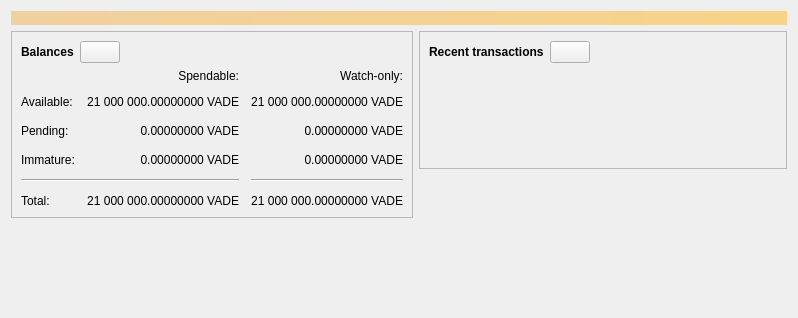
<?xml version="1.0" encoding="UTF-8"?>
<ui version="4.0">
 <class>OverviewPage</class>
 <widget class="QWidget" name="OverviewPage">
  <property name="geometry">
   <rect>
    <x>0</x>
    <y>0</y>
    <width>798</width>
    <height>318</height>
   </rect>
  </property>
  <property name="windowTitle">
   <string>Form</string>
  </property>
  <layout class="QVBoxLayout" name="topLayout">
   <item>
    <widget class="QLabel" name="labelAlerts">
     <property name="visible">
      <bool>false</bool>
     </property>
     <property name="styleSheet">
      <string notr="true">QLabel { background-color: qlineargradient(x1: 0, y1: 0, x2: 1, y2: 0, stop:0 #F0D0A0, stop:1 #F8D488); color:#000000; }</string>
     </property>
     <property name="wordWrap">
      <bool>true</bool>
     </property>
     <property name="margin">
      <number>3</number>
     </property>
     <property name="textInteractionFlags">
      <set>Qt::TextSelectableByMouse</set>
     </property>
    </widget>
   </item>
   <item>
    <layout class="QHBoxLayout" name="horizontalLayout" stretch="1,1">
     <item>
      <layout class="QVBoxLayout" name="verticalLayout_2">
       <item>
        <widget class="QFrame" name="frame">
         <property name="frameShape">
          <enum>QFrame::StyledPanel</enum>
         </property>
         <property name="frameShadow">
          <enum>QFrame::Raised</enum>
         </property>
         <layout class="QVBoxLayout" name="verticalLayout_4">
          <item>
           <layout class="QHBoxLayout" name="horizontalLayout_4">
            <item>
             <widget class="QLabel" name="label_5">
              <property name="font">
               <font>
                <weight>75</weight>
                <bold>true</bold>
               </font>
              </property>
              <property name="text">
               <string>Balances</string>
              </property>
             </widget>
            </item>
            <item>
             <widget class="QPushButton" name="labelWalletStatus">
              <property name="enabled">
               <bool>true</bool>
              </property>
              <property name="maximumSize">
               <size>
                <width>45</width>
                <height>16777215</height>
               </size>
              </property>
              <property name="toolTip">
               <string>The displayed information may be out of date. Your wallet automatically synchronizes with the Vadercoin network after a connection is established, but this process has not completed yet.</string>
              </property>
              <property name="text">
               <string/>
              </property>
              <property name="icon">
               <iconset resource="../vadercoin.qrc">
                <normaloff>:/icons/warning</normaloff>
                <disabledoff>:/icons/warning</disabledoff>:/icons/warning</iconset>
              </property>
              <property name="iconSize">
               <size>
                <width>24</width>
                <height>24</height>
               </size>
              </property>
             </widget>
            </item>
            <item>
             <spacer name="horizontalSpacer_3">
              <property name="orientation">
               <enum>Qt::Horizontal</enum>
              </property>
              <property name="sizeHint" stdset="0">
               <size>
                <width>40</width>
                <height>20</height>
               </size>
              </property>
             </spacer>
            </item>
           </layout>
          </item>
          <item>
           <layout class="QGridLayout" name="gridLayout">
            <property name="spacing">
             <number>12</number>
            </property>
            <item row="2" column="2">
             <widget class="QLabel" name="labelWatchPending">
              <property name="cursor">
               <cursorShape>IBeamCursor</cursorShape>
              </property>
              <property name="toolTip">
               <string>Unconfirmed transactions to watch-only addresses</string>
              </property>
              <property name="text">
               <string notr="true">0.00000000 VADE</string>
              </property>
              <property name="alignment">
               <set>Qt::AlignRight|Qt::AlignTrailing|Qt::AlignVCenter</set>
              </property>
              <property name="textInteractionFlags">
               <set>Qt::LinksAccessibleByMouse|Qt::TextSelectableByKeyboard|Qt::TextSelectableByMouse</set>
              </property>
             </widget>
            </item>
            <item row="2" column="1">
             <widget class="QLabel" name="labelUnconfirmed">
              <property name="cursor">
               <cursorShape>IBeamCursor</cursorShape>
              </property>
              <property name="toolTip">
               <string>Total of transactions that have yet to be confirmed, and do not yet count toward the spendable balance</string>
              </property>
              <property name="text">
               <string notr="true">0.00000000 VADE</string>
              </property>
              <property name="alignment">
               <set>Qt::AlignRight|Qt::AlignTrailing|Qt::AlignVCenter</set>
              </property>
              <property name="textInteractionFlags">
               <set>Qt::LinksAccessibleByMouse|Qt::TextSelectableByKeyboard|Qt::TextSelectableByMouse</set>
              </property>
             </widget>
            </item>
            <item row="3" column="2">
             <widget class="QLabel" name="labelWatchImmature">
              <property name="cursor">
               <cursorShape>IBeamCursor</cursorShape>
              </property>
              <property name="toolTip">
               <string>Mined balance in watch-only addresses that has not yet matured</string>
              </property>
              <property name="text">
               <string notr="true">0.00000000 VADE</string>
              </property>
              <property name="alignment">
               <set>Qt::AlignRight|Qt::AlignTrailing|Qt::AlignVCenter</set>
              </property>
              <property name="textInteractionFlags">
               <set>Qt::LinksAccessibleByMouse|Qt::TextSelectableByKeyboard|Qt::TextSelectableByMouse</set>
              </property>
             </widget>
            </item>
            <item row="4" column="0" colspan="2">
             <widget class="Line" name="line">
              <property name="orientation">
               <enum>Qt::Horizontal</enum>
              </property>
             </widget>
            </item>
            <item row="4" column="2">
             <widget class="Line" name="lineWatchBalance">
              <property name="sizePolicy">
               <sizepolicy hsizetype="Preferred" vsizetype="Fixed">
                <horstretch>0</horstretch>
                <verstretch>0</verstretch>
               </sizepolicy>
              </property>
              <property name="minimumSize">
               <size>
                <width>140</width>
                <height>0</height>
               </size>
              </property>
              <property name="orientation">
               <enum>Qt::Horizontal</enum>
              </property>
             </widget>
            </item>
            <item row="5" column="0">
             <widget class="QLabel" name="labelTotalText">
              <property name="text">
               <string>Total:</string>
              </property>
             </widget>
            </item>
            <item row="3" column="1">
             <widget class="QLabel" name="labelImmature">
              <property name="cursor">
               <cursorShape>IBeamCursor</cursorShape>
              </property>
              <property name="toolTip">
               <string>Mined balance that has not yet matured</string>
              </property>
              <property name="text">
               <string notr="true">0.00000000 VADE</string>
              </property>
              <property name="alignment">
               <set>Qt::AlignRight|Qt::AlignTrailing|Qt::AlignVCenter</set>
              </property>
              <property name="textInteractionFlags">
               <set>Qt::LinksAccessibleByMouse|Qt::TextSelectableByKeyboard|Qt::TextSelectableByMouse</set>
              </property>
             </widget>
            </item>
            <item row="2" column="3">
             <spacer name="horizontalSpacer_2">
              <property name="orientation">
               <enum>Qt::Horizontal</enum>
              </property>
              <property name="sizeHint" stdset="0">
               <size>
                <width>40</width>
                <height>20</height>
               </size>
              </property>
             </spacer>
            </item>
            <item row="3" column="0">
             <widget class="QLabel" name="labelImmatureText">
              <property name="text">
               <string>Immature:</string>
              </property>
             </widget>
            </item>
            <item row="5" column="1">
             <widget class="QLabel" name="labelTotal">
              <property name="cursor">
               <cursorShape>IBeamCursor</cursorShape>
              </property>
              <property name="toolTip">
               <string>Your current total balance</string>
              </property>
              <property name="text">
               <string notr="true">21 000 000.00000000 VADE</string>
              </property>
              <property name="alignment">
               <set>Qt::AlignRight|Qt::AlignTrailing|Qt::AlignVCenter</set>
              </property>
              <property name="textInteractionFlags">
               <set>Qt::LinksAccessibleByMouse|Qt::TextSelectableByKeyboard|Qt::TextSelectableByMouse</set>
              </property>
             </widget>
            </item>
            <item row="5" column="2">
             <widget class="QLabel" name="labelWatchTotal">
              <property name="cursor">
               <cursorShape>IBeamCursor</cursorShape>
              </property>
              <property name="toolTip">
               <string>Current total balance in watch-only addresses</string>
              </property>
              <property name="text">
               <string notr="true">21 000 000.00000000 VADE</string>
              </property>
              <property name="alignment">
               <set>Qt::AlignRight|Qt::AlignTrailing|Qt::AlignVCenter</set>
              </property>
              <property name="textInteractionFlags">
               <set>Qt::LinksAccessibleByMouse|Qt::TextSelectableByKeyboard|Qt::TextSelectableByMouse</set>
              </property>
             </widget>
            </item>
            <item row="0" column="2">
             <widget class="QLabel" name="labelWatchonly">
              <property name="text">
               <string>Watch-only:</string>
              </property>
              <property name="alignment">
               <set>Qt::AlignRight|Qt::AlignTrailing|Qt::AlignVCenter</set>
              </property>
             </widget>
            </item>
            <item row="1" column="0">
             <widget class="QLabel" name="labelBalanceText">
              <property name="text">
               <string>Available:</string>
              </property>
             </widget>
            </item>
            <item row="1" column="1">
             <widget class="QLabel" name="labelBalance">
              <property name="cursor">
               <cursorShape>IBeamCursor</cursorShape>
              </property>
              <property name="toolTip">
               <string>Your current spendable balance</string>
              </property>
              <property name="text">
               <string notr="true">21 000 000.00000000 VADE</string>
              </property>
              <property name="alignment">
               <set>Qt::AlignRight|Qt::AlignTrailing|Qt::AlignVCenter</set>
              </property>
              <property name="textInteractionFlags">
               <set>Qt::LinksAccessibleByMouse|Qt::TextSelectableByKeyboard|Qt::TextSelectableByMouse</set>
              </property>
             </widget>
            </item>
            <item row="1" column="2">
             <widget class="QLabel" name="labelWatchAvailable">
              <property name="cursor">
               <cursorShape>IBeamCursor</cursorShape>
              </property>
              <property name="toolTip">
               <string>Your current balance in watch-only addresses</string>
              </property>
              <property name="text">
               <string notr="true">21 000 000.00000000 VADE</string>
              </property>
              <property name="alignment">
               <set>Qt::AlignRight|Qt::AlignTrailing|Qt::AlignVCenter</set>
              </property>
              <property name="textInteractionFlags">
               <set>Qt::LinksAccessibleByMouse|Qt::TextSelectableByKeyboard|Qt::TextSelectableByMouse</set>
              </property>
             </widget>
            </item>
            <item row="2" column="0">
             <widget class="QLabel" name="labelPendingText">
              <property name="text">
               <string>Pending:</string>
              </property>
             </widget>
            </item>
            <item row="0" column="1">
             <widget class="QLabel" name="labelSpendable">
              <property name="text">
               <string>Spendable:</string>
              </property>
              <property name="alignment">
               <set>Qt::AlignRight|Qt::AlignTrailing|Qt::AlignVCenter</set>
              </property>
             </widget>
            </item>
           </layout>
          </item>
         </layout>
        </widget>
       </item>
       <item>
        <spacer name="verticalSpacer">
         <property name="orientation">
          <enum>Qt::Vertical</enum>
         </property>
         <property name="sizeHint" stdset="0">
          <size>
           <width>20</width>
           <height>40</height>
          </size>
         </property>
        </spacer>
       </item>
      </layout>
     </item>
     <item>
      <layout class="QVBoxLayout" name="verticalLayout_3">
       <item>
        <widget class="QFrame" name="frame_2">
         <property name="frameShape">
          <enum>QFrame::StyledPanel</enum>
         </property>
         <property name="frameShadow">
          <enum>QFrame::Raised</enum>
         </property>
         <layout class="QVBoxLayout" name="verticalLayout">
          <item>
           <layout class="QHBoxLayout" name="horizontalLayout_2">
            <item>
             <widget class="QLabel" name="label_4">
              <property name="font">
               <font>
                <weight>75</weight>
                <bold>true</bold>
               </font>
              </property>
              <property name="text">
               <string>Recent transactions</string>
              </property>
             </widget>
            </item>
            <item>
             <widget class="QPushButton" name="labelTransactionsStatus">
              <property name="enabled">
               <bool>true</bool>
              </property>
              <property name="maximumSize">
               <size>
                <width>45</width>
                <height>16777215</height>
               </size>
              </property>
              <property name="toolTip">
               <string>The displayed information may be out of date. Your wallet automatically synchronizes with the Vadercoin network after a connection is established, but this process has not completed yet.</string>
              </property>
              <property name="text">
               <string/>
              </property>
              <property name="icon">
               <iconset resource="../vadercoin.qrc">
                <normaloff>:/icons/warning</normaloff>
                <disabledoff>:/icons/warning</disabledoff>:/icons/warning</iconset>
              </property>
              <property name="iconSize">
               <size>
                <width>24</width>
                <height>24</height>
               </size>
              </property>
             </widget>
            </item>
            <item>
             <spacer name="horizontalSpacer">
              <property name="orientation">
               <enum>Qt::Horizontal</enum>
              </property>
              <property name="sizeHint" stdset="0">
               <size>
                <width>40</width>
                <height>20</height>
               </size>
              </property>
             </spacer>
            </item>
           </layout>
          </item>
          <item>
           <widget class="TransactionOverviewWidget" name="listTransactions">
            <property name="styleSheet">
             <string notr="true">QListView { background: transparent; }</string>
            </property>
            <property name="frameShape">
             <enum>QFrame::NoFrame</enum>
            </property>
            <property name="verticalScrollBarPolicy">
             <enum>Qt::ScrollBarAlwaysOff</enum>
            </property>
            <property name="horizontalScrollBarPolicy">
             <enum>Qt::ScrollBarAlwaysOff</enum>
            </property>
            <property name="sizeAdjustPolicy">
             <enum>QAbstractScrollArea::AdjustToContents</enum>
            </property>
            <property name="selectionMode">
             <enum>QAbstractItemView::NoSelection</enum>
            </property>
            <property name="uniformItemSizes">
             <bool>true</bool>
            </property>
           </widget>
          </item>
         </layout>
        </widget>
       </item>
       <item>
        <spacer name="verticalSpacer_2">
         <property name="orientation">
          <enum>Qt::Vertical</enum>
         </property>
         <property name="sizeHint" stdset="0">
          <size>
           <width>20</width>
           <height>40</height>
          </size>
         </property>
        </spacer>
       </item>
      </layout>
     </item>
    </layout>
   </item>
  </layout>
 </widget>
 <customwidgets>
  <customwidget>
   <class>TransactionOverviewWidget</class>
   <extends>QListView</extends>
   <header>qt/transactionoverviewwidget.h</header>
  </customwidget>
 </customwidgets>
 <resources/>
 <connections/>
</ui>
